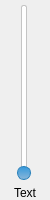
<?xml version="1.0" encoding="UTF-8"?>
<ui version="4.0">
 <class>LabeledVSlider</class>
 <widget class="QWidget" name="LabeledVSlider">
  <property name="geometry">
   <rect>
    <x>0</x>
    <y>0</y>
    <width>50</width>
    <height>200</height>
   </rect>
  </property>
  <property name="windowTitle">
   <string>Frame</string>
  </property>
  <property name="styleSheet">
   <string notr="true"/>
  </property>
  <layout class="QVBoxLayout" name="verticalLayout">
   <property name="leftMargin">
    <number>0</number>
   </property>
   <property name="topMargin">
    <number>0</number>
   </property>
   <property name="rightMargin">
    <number>0</number>
   </property>
   <property name="bottomMargin">
    <number>0</number>
   </property>
   <item alignment="Qt::AlignHCenter">
    <widget class="QSlider" name="verticalSlider">
     <property name="styleSheet">
      <string notr="true">QSlider::groove:vertical {
	width: 4px;
	background-color: #fefefe;
	border: 1px solid #c4c4c4;
	margin: 5px 0;
	border-radius: 2px;
}

QSlider::handle:vertical {
	height: 12px;
	/*background-color: #3498db;*/
	background-color: qlineargradient(x1:0, y1:0, x2:0, y2:1, stop:0 #3498db, stop:1 #8bb7d9);
	border: 1px solid #2980b9;
	margin: -6px -5px;
	border-radius: 7px;
}

QSlider::add-page:vertical {
	margin: 0 1px 6px;
	background-color: qlineargradient(x1:0, y1:0, x2:0, y2:1, stop:0 #edf9ff, stop:1 #c2e0f4);
	border-radius: 2px;
}</string>
     </property>
     <property name="singleStep">
      <number>1</number>
     </property>
     <property name="orientation">
      <enum>Qt::Vertical</enum>
     </property>
    </widget>
   </item>
   <item>
    <widget class="QLabel" name="label">
     <property name="text">
      <string>Text</string>
     </property>
     <property name="alignment">
      <set>Qt::AlignCenter</set>
     </property>
    </widget>
   </item>
  </layout>
 </widget>
 <resources/>
 <connections/>
</ui>
